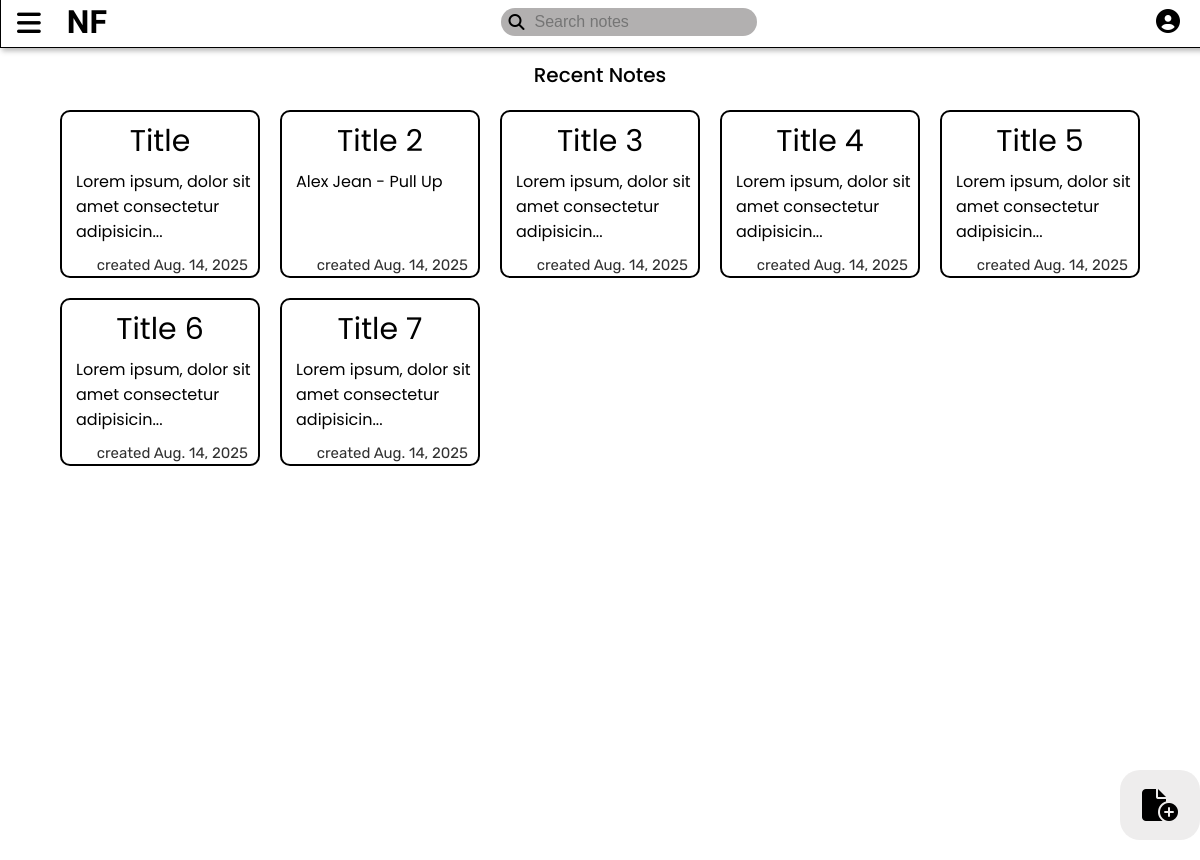
The app's page /recent-notes/ (signed in), older data.
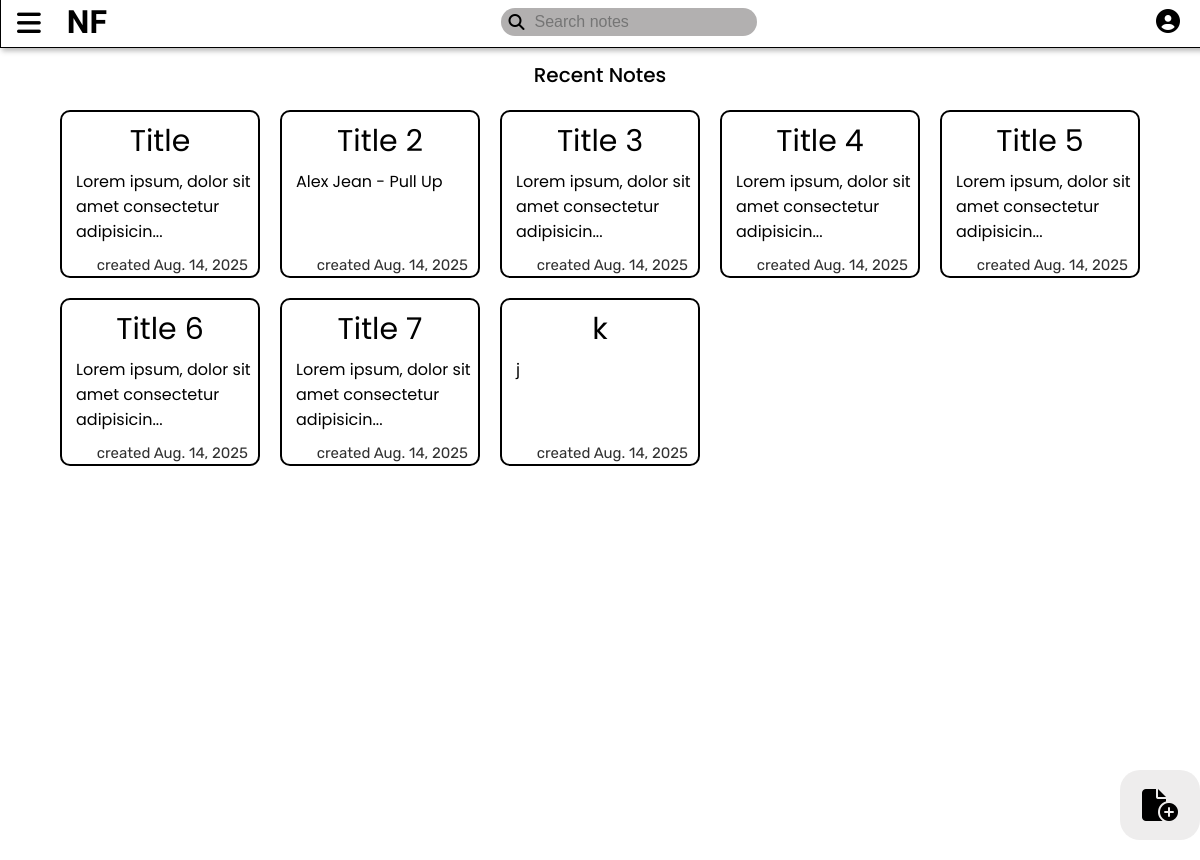
The same page, newer data.
### Main/models.py (models this page shows, shortened)
class Note(models.Model):
    title = models.CharField(max_length=200)
    content = models.TextField()
    owner = models.ForeignKey(User, on_delete=models.CASCADE)
    created_at = models.DateField(auto_now_add=True)
    slug = models.SlugField(max_length=200, unique=True, blank=True)
    def snippet(self):
        return self.content[:50] + "..." if len(self.content) > 50 else self.content

### Main/views.py (the view)
# urls.py: path("recent-notes/", views.NotesList, name="recent-notes"),
@login_required(login_url='login')
def NotesList(request):
    notes = Note.objects.filter(owner=request.user).order_by('-created_at')
    if request.method == 'POST':
        form = SearchForm(request.POST)
        if form.is_valid():
            query = form.cleaned_data['query']
            notes = Note.objects.filter(owner=request.user, title__icontains=query) | \
                    Note.objects.filter(owner=request.user, content__icontains=query)
    else:
        form = SearchForm()
    return render(request, 'note-recent.html', {'notes': notes, 'form': form})

### Main/forms.py
class SearchForm(forms.Form):
    query = forms.CharField(label='Search', max_length=100)

### Main/templates/note-recent.html (shortened to what this page needs)
{% load static %}
<!DOCTYPE html>
<html lang="en">
<head>
    <link rel="stylesheet" href="{% static 'recent.css' %}">
</head>
<body>
    <header>
        <div class="nav-icon">
            <button class="nav-btn" onclick="menuToggle()">
                <i class="fa-solid fa-bars"></i>
            </button>
            <a href="{% url 'recent-notes' %}"><h1>NF</h1></a>
        </div>
        <form method="post" action="" class="form">
            <label for="search">
                <i class="fa-solid fa-magnifying-glass"></i>
                <input required name="query" class="input" type="text" placeholder="Search notes" id="search">
                <div class="search-bg" id="searchbg"></div>
            </label>
        </form>
        <button class="profile">
            <a href="{% url 'account' %}"><i class="fa-solid fa-circle-user" id="user"></i></a>
        </button>
    </header>
    <div class="main">
        <p>Recent Notes<p>
        <main>
            {% for note in notes %}
                <a href="{% url 'note-detail' note.slug %}">
                    <div class="note">
                        <div class="title">{{ note.title }} </div>
                        <div class="snippet">{{ note.snippet }}</div>
                        <div class="date">created {{ note.created_at }}</div>
                    </div>
                </a>
            {% empty %}
                <p>NO NOTES ADDED YET</p>
            {% endfor %}
        </main>
    </div>
    <a href="{% url 'create-note' %}" class="create">
        <i class="fa-solid fa-file-circle-plus" class="create-icon"></i>
    </a>
</body>
</html>

Row changes from the older to the newer data that the page shows:
added Note: title "k", snippet "j", created_at "Aug. 14, 2025"
